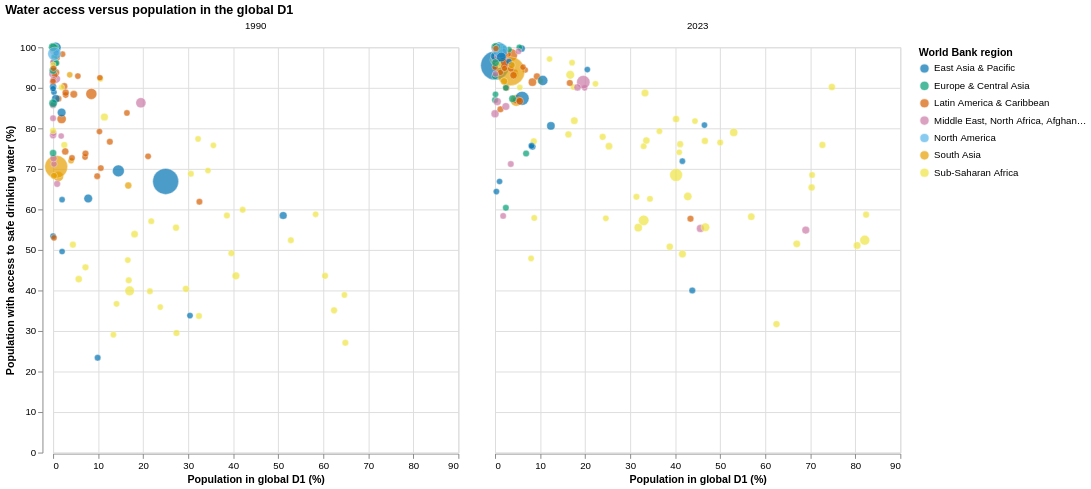

The notebook cell this image was saved under:
### Code cell
point_chart = (
    alt.Chart(plot_df)
    .mark_circle(opacity=0.7, stroke='white', strokeWidth=0.5)
    .encode(
        x=alt.X('d1_country_population_pct:Q', title='Population in global D1 (%)'),
        y=alt.Y('indicator_value:Q', title='Population with access to safe drinking water (%)', scale=alt.Scale(domain=[0, 100])),
        color=alt.Color('region:N', title='World Bank region', scale=alt.Scale(domain=list(REGION_COLORS), range=list(REGION_COLORS.values()))),
        size=alt.Size('country_population:Q', legend=None, scale=alt.Scale(range=[40, 900])),
        tooltip=[
            alt.Tooltip('code:N', title='Country'),
            alt.Tooltip('region:N', title='Region'),
            alt.Tooltip('year:O', title='Year'),
            alt.Tooltip('d1_country_population_pct:Q', title='Population in D1 (%)', format='.1f'),
            alt.Tooltip('indicator_value:Q', title='Water access (%)', format='.1f'),
        ],
    )
    .properties(width=420, height=420)
)
water_scatter = point_chart.facet(column=alt.Column('year:O', title=None, sort=plot_years)).properties(title='Water access versus population in the global D1')
water_scatter

### Figure 1 — Vega-Lite specification as saved in the notebook (floating-point values rounded to 4 significant figures; data arrays with more than 128 entries replaced by an {"elided": "..."} marker saying what was removed)
{"config": {"view": {"continuousWidth": 300, "continuousHeight": 300}}, "data": {"name": "data-646eac372fa9a4569a680e394ffb74e8"}, "facet": {"column": {"field": "year", "sort": ["1990", "2023"], "title": null, "type": "ordinal"}}, "spec": {"mark": {"type": "circle", "opacity": 0.7, "stroke": "white", "strokeWidth": 0.5}, "encoding": {"color": {"field": "region", "scale": {"domain": ["East Asia & Pacific", "Europe & Central Asia", "Latin America & Caribbean", "Middle East, North Africa, Afghanistan & Pakistan", "North America", "South Asia", "Sub-Saharan Africa"], "range": ["#0072B2", "#009E73", "#D55E00", "#CC79A7", "#56B4E9", "#E69F00", "#F0E442"]}, "title": "World Bank region", "type": "nominal"}, "size": {"field": "country_population", "legend": null, "scale": {"range": [40, 900]}, "type": "quantitative"}, "tooltip": [{"field": "code", "title": "Country", "type": "nominal"}, {"field": "region", "title": "Region", "type": "nominal"}, {"field": "year", "title": "Year", "type": "ordinal"}, {"field": "d1_country_population_pct", "format": ".1f", "title": "Population in D1 (%)", "type": "quantitative"}, {"field": "indicator_value", "format": ".1f", "title": "Water access (%)", "type": "quantitative"}], "x": {"field": "d1_country_population_pct", "title": "Population in global D1 (%)", "type": "quantitative"}, "y": {"field": "indicator_value", "scale": {"domain": [0, 100]}, "title": "Population with access to safe drinking water (%)", "type": "quantitative"}}, "height": 420, "width": 420}, "title": "Water access versus population in the global D1", "$schema": "https://vega.github.io/schema/vega-lite/v6.4.1.json", "datasets": {"data-646eac372fa9a4569a680e394ffb74e8": {"elided": "324 records"}}}
